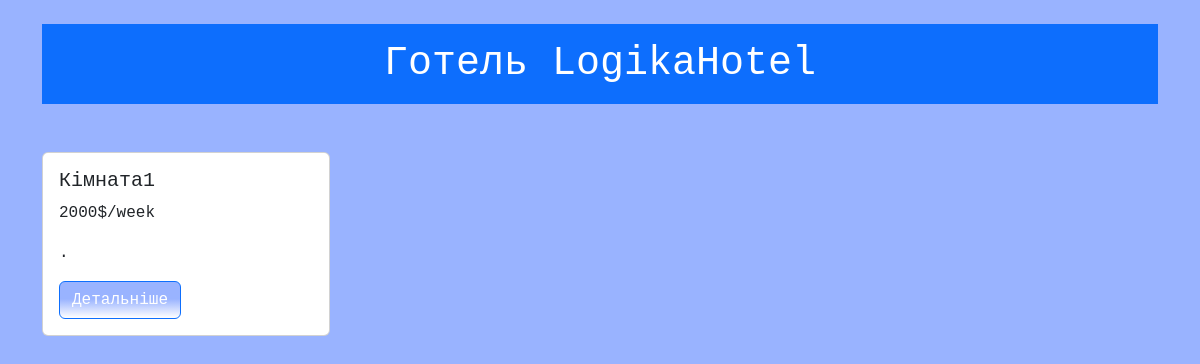
/, run on an earlier commit of the app's database.
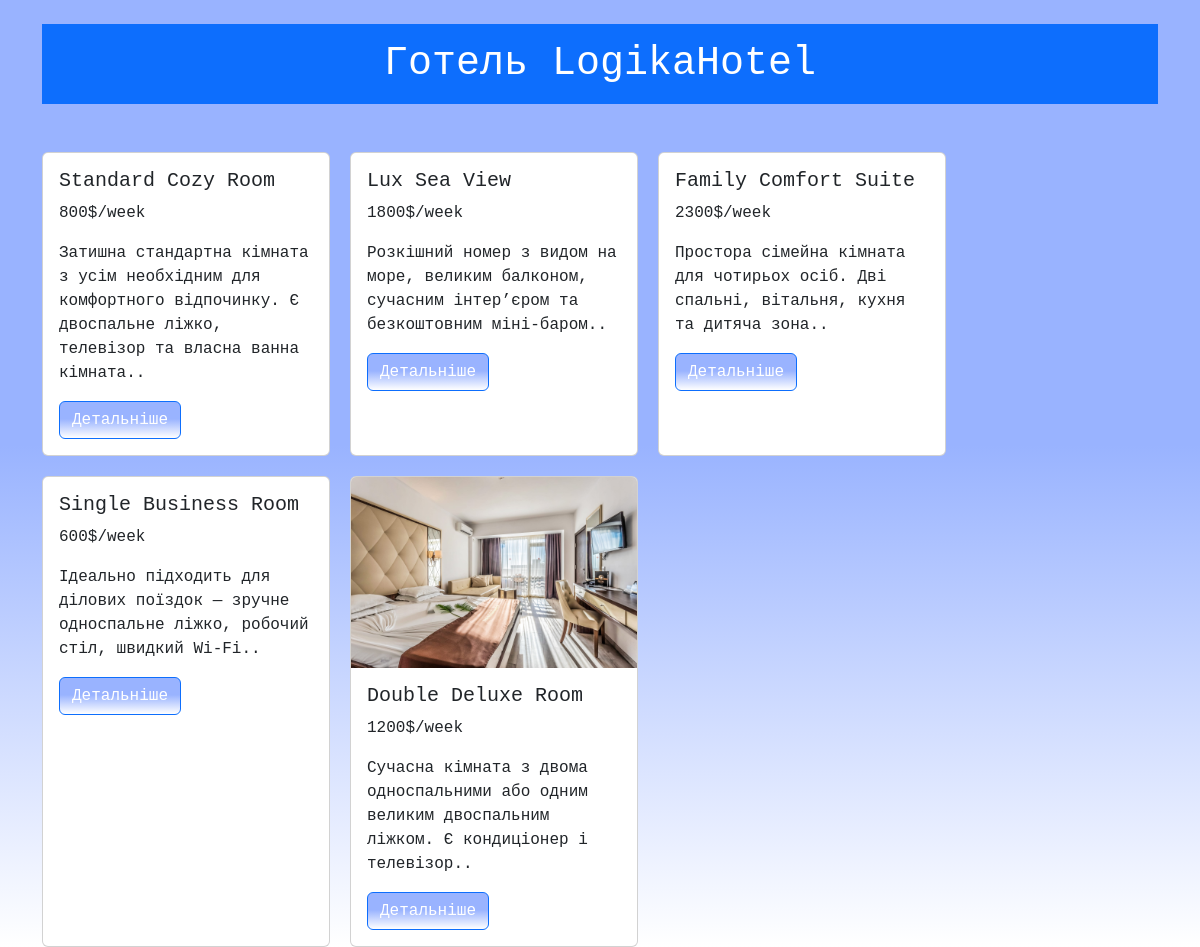
And on a later commit of the database.
### booking_app/models.py (models this page shows, shortened)
class Room(models.Model):
    TYPE_CHOICES =  [
        ('standart', 'Standart'),
        ('lux', 'Lux'),
        ('suite', 'Suite'),
        ('family', 'Family'),
        ('single', 'Single'),
        ('double', 'Double'),
        ('twin', 'Twin'),
    ]
    title = models.CharField(max_length = 100)
    price = models.IntegerField()
    photo = models.ImageField(upload_to = 'rooms/', null = True, blank = True)
    description = models.TextField(null = True, blank = True)
    capacity  = models.IntegerField(default = 2)
    type_room = models.CharField(choices = TYPE_CHOICES, max_length = 50, default = 'standart')

### booking_app/views.py (the view)
# urls.py: path('', views.home, name = 'home' ),
def home(request):
    rooms = Room.objects.all()
    context = {
        'rooms' : rooms
    }
    return render(request, 'home.html', context)

### templates/home.html
{% extends "base.html" %}
{% block content %}
<h1 class = 'bg-primary p-3 mb-5 text-center'>Готель LogikaHotel</h1>
<div class = 'room-list'>
{% for room in rooms %}
    <div class="card" style="width: 18rem;">
        {% if room.photo %}
        <img src="{{room.photo.url}}" class="card-img-top">
        {% endif %}
        <div class="card-body">
          <h5 class="card-title">{{room.title}}</h5>
          <p class="card-text">{{room.price}}$/week</p>
          <p class="card-text">{{room.description}}.</p>
          <a href="#" class="btn btn-primary my-btn">Детальніше</a>
        </div>
      </div>
{% endfor %}
{% endblock %}

### templates/base.html (shortened to what this page needs)
<!DOCTYPE html>
<html lang="uk">
<head>
    <link href="https://cdn.jsdelivr.net/npm/bootstrap@5.3.6/dist/css/bootstrap.min.css" rel="stylesheet">
    {% load static %}
		<link rel="stylesheet" href="{% static 'css/style.css' %}">
</head>
<body>
<div class="container mt-4">
    {% block content %}
    {% endblock %}
</div>
</body>
</html>

### static/css/style.css (style rules this page uses)
body { background: #99b3ff; background: linear-gradient(180deg, rgba(153, 179, 255, 1) 47%, rgba(255, 255, 255, 1) 100%); font-family:'Courier New', Courier, monospace; color: white; min-height: 100vh; }
.my-btn { background: #99b3ff; background: linear-gradient(180deg, rgba(153, 179, 255, 1) 47%, rgba(255, 255, 255, 1) 100%); }
.room-list { display: flex; flex-wrap: wrap; gap: 20px; }

What changed in the data, as far as the page shows it:
removed Room: title "Кімната1", price "2000"
added Room: title "Standard Cozy Room", price "800", description "Затишна стандартна кімната з усім необхідним для комфортного відпочинку. Є двоспальне ліжко, телевізор та власна ванна кімната."
added Room: title "Lux Sea View", price "1800", description "Розкішний номер з видом на море, великим балконом, сучасним інтер’єром та безкоштовним міні-баром."
added Room: title "Family Comfort Suite", price "2300", description "Простора сімейна кімната для чотирьох осіб. Дві спальні, вітальня, кухня та дитяча зона."
added Room: title "Single Business Room", price "600", description "Ідеально підходить для ділових поїздок — зручне односпальне ліжко, робочий стіл, швидкий Wi-Fi."
added Room: photo (picture), title "Double Deluxe Room", price "1200", description "Сучасна кімната з двома односпальними або одним великим двоспальним ліжком. Є кондиціонер і телевізор."
